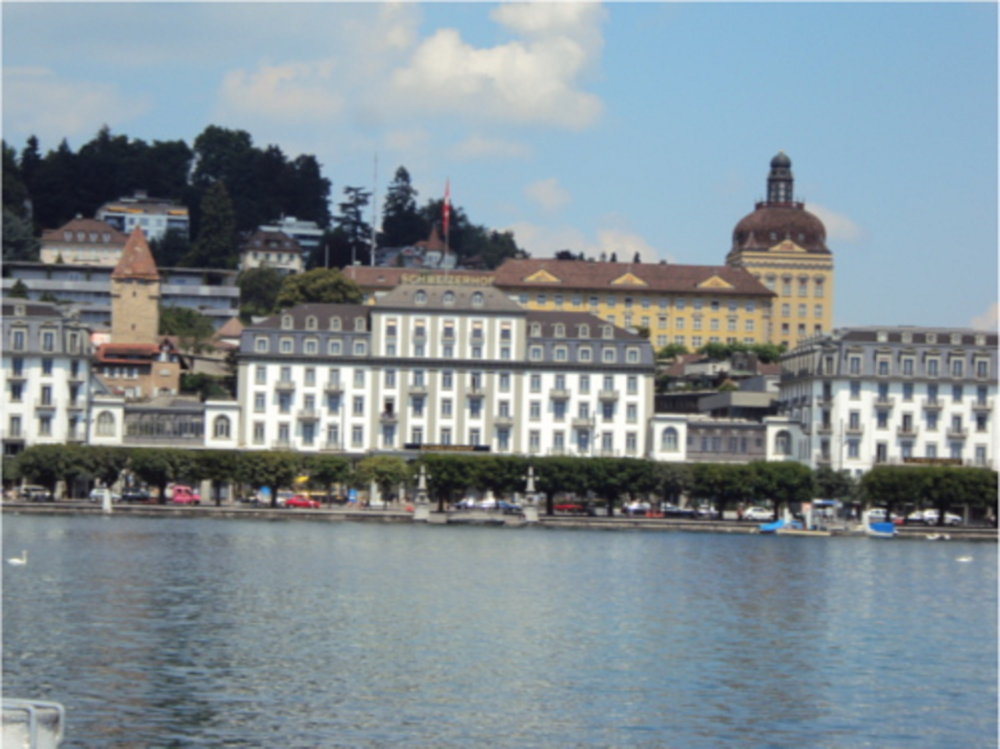
%> input picture XLA_NC/BaoCao/BaoCao/Code/Code8_4_2/1.jpg, 2000 x 1497 px (shown at 1/2 size)
$ octave code8_4_2.m   (GNU Octave 9; MATLAB toolbox functions it lacks are replaced by stand-ins)
%> lines starting %> are read from the running program, lines starting %| are printed output that depends on the picture
clear;clc;
%%%%%%%%%%%%%%%%%%input images, tectonic image pyramid, save an array
tic
fprintf(' input images, tectonic image pyramid,...');
level = 3;
T0 = uint8([]); T = uint8([]);
%%%%%%%%%%%%%%%%%%%%%%
i1 = imread('1.jpg'); T0(:, :, :, 1) = i1;
%> further down, i1 is the input picture: size 1497x2000x3 uint8; mean R, G, B 130.3, 142.6, 149.3
i2 = imread('2.jpg'); T0(:, :, :, 2) = i2;
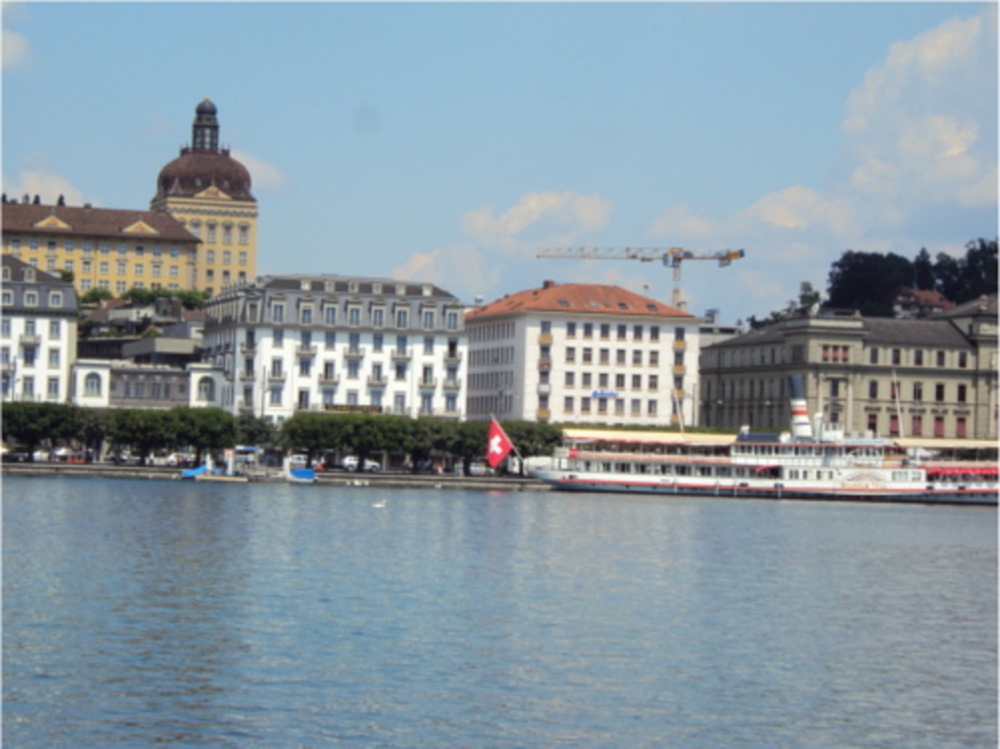
%> input picture XLA_NC/BaoCao/BaoCao/Code/Code8_4_2/2.jpg, 2000 x 1497 px (shown at 1/2 size)
%> further down, i2 is the input picture: size 1497x2000x3 uint8; mean R, G, B 137.3, 152.5, 161.9
i3 = imread('3.jpg'); T0(:, :, :, 3) = i3;
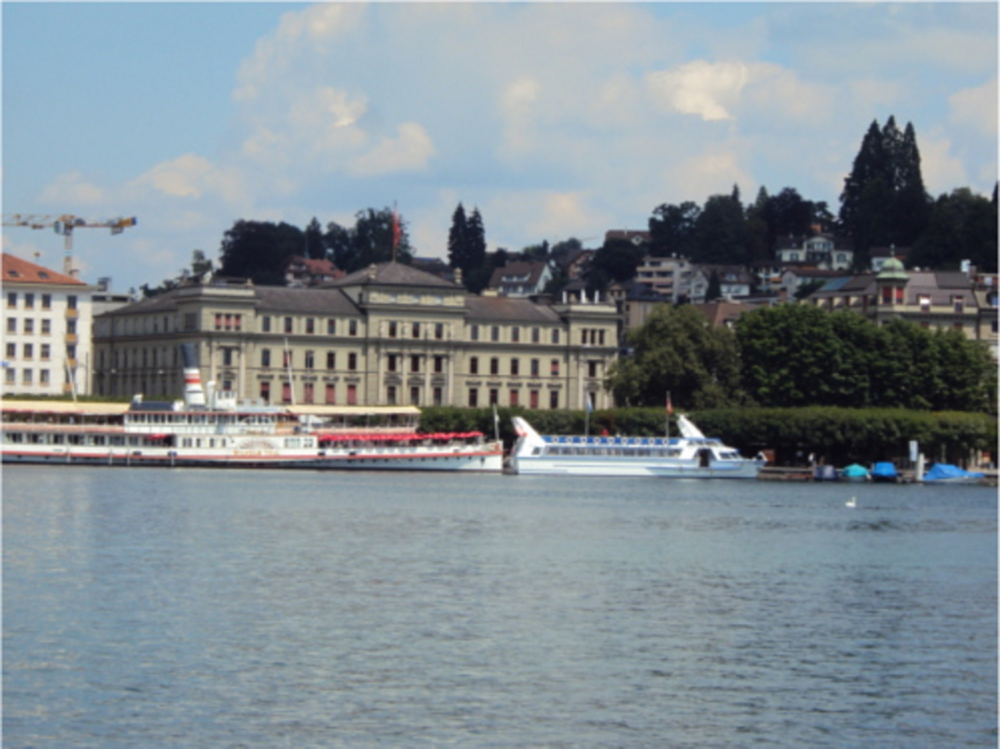
%> input picture XLA_NC/BaoCao/BaoCao/Code/Code8_4_2/3.jpg, 2000 x 1497 px (shown at 1/2 size)
%> further down, i3 is the input picture: size 1497x2000x3 uint8; mean R, G, B 128.8, 139.4, 145.9

% [5 lines of commented-out code are left out]
[h, w, d] = size(T0(:, :, :, 1)); % % %same image size is required
%> h = 1497; w = 2000; d = 3
% [T,Terr]=multi_resolution(T0,level);
T = multi_resolution(T0, level);
toc
% %%%%%%%%%%%%%%%%%%%%% calculate offset through phase correlation
tic
fprintf(' calculate offset through phase correlation..');
M = 3; % % number of images
% L=M*w;%% total length of images
for N = 1:M

    if N < M [i, j] = poc_2pow(T(:, :, :, N), T(:, :, :, N + 1));
    elseif N == M [i, j] = poc_2pow(T(:, :, :, N), T(:, :, :, 1));
    end

    coor_shift(N, 1) = i;
    coor_shift(N, 2) = j;
end
%> this loop made 3 passes
%> pass 1, in poc_2pow, `imageL = rgb2gray(imageL)`:
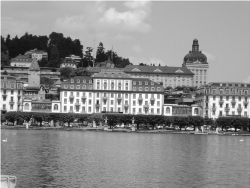
%> imageL: size 188x250 uint8; min 7, max 255, mean 139.8
%> pass 1, in poc_2pow, `imageR = rgb2gray(imageR)`:
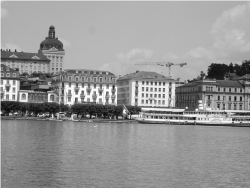
%> imageR: size 188x250 uint8; min 12, max 253, mean 149.2
%> pass 1, in poc_2pow, `[imageL, t1] = edge(imageL, 'canny', [], 1.2);`:
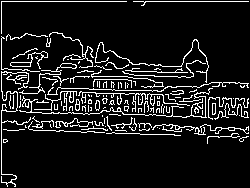
%> imageL: size 188x250 logical; 10.4% white in thin lines or dots
%> pass 1, in poc_2pow, `[imageR, t2] = edge(imageR, 'canny', [], 1.2);`:
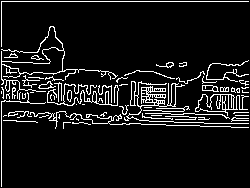
%> imageR: size 188x250 logical; 8.7% white in thin lines or dots
%> after the loop, coor_shift = [0 107; 0 99; 11 83]

coor_shift = coor_shift * 2^level; % % % convert the offsets in the pyramid hierarchy to the offset of the original
%> coor_shift = [0 856; 0 792; 88 664]
toc
%%%%%%%%%%%%%%%%% Transform to cylindrical coordinate system
tic
fprintf(' Transform to cylindrical coordinate system..');
f = sqrt(h^2 + w^2);
%> f = 2498.2
[T1, coor_shift02] = coortransf(T0, f, coor_shift);
% [27 lines not run here, left out]
function T = multi_resolution(Xb, n)
    % multiresolution decomposition
    [r1, c1, d1, N] = size(Xb);

    for i = 1:N
        Xb(:, :, 1, N) = filter2(fspecial('gaussian'), Xb(:, :, 1, N)); % %Default parameters of Gaussian filter [3 3]?
        sigma = 0.5
        Xb(:, :, 2, N) = filter2(fspecial('gaussian'), Xb(:, :, 2, N));
        Xb(:, :, 3, N) = filter2(fspecial('gaussian'), Xb(:, :, 3, N));
    end

    step = 2^n;

    for i = 1:step:r1
        for j = 1:step:c1
            T((i + step - 1) / step, (j + step - 1) / step, :, :) = Xb(i, j, :, :);
        end
    end
end

function [dis, dm] = poc_2pow(imageL, imageR);
    %% phase correlation algorithm
    % imageL=image1;
    % imageR=image2;
    [H1, W1, d1] = size(imageL);
    [H2, W2, d2] = size(imageR);
    if d1 == 3 imageL = rgb2gray(imageL);
    end %%%grayscale
    if d2 == 3 imageR = rgb2gray(imageR);
    end
    % extract the binary outlines of the 2-exponential histogram
    [imageL, t1] = edge(imageL, 'canny', [], 1.2); % % % %sigma=1.2(Default 1)
    [imageR, t2] = edge(imageR, 'canny', [], 1.2); % % % % auto select the threshold value
    Xb = imageL; Yb = imageR;
    %2-exponential histogram
    for i = 5:11
        index2 = 2^i;
        if index2 <= H1 && index2 <= W1 h1 = index2;
        end
        if index2 <= H2 && index2 <= W2 h2 = index2;
        end
    end

    % minhw1=min(h1,w1);
    % minhw2=min(h2,w2);
    minhw1 = h1; minhw2 = h2;
    offset1 = round((H1 - minhw1) / 2);
    offset2 = round((H2 - minhw2) / 2);
    imageL = imageL(offset1:offset1 + minhw1 - 1, W1 - minhw1 + 1:W1); % % %choose right center in the left image
    imageR = imageR(offset2:offset2 + minhw2 - 1, 1:minhw2); % % % % choose left center in the right image
    % phase correlation algorithm for measuring offsets
    A = fft2(im2double(imageL)); %FFT in frequency domain
    B = fft2(im2double(imageR));
    AB = conj(A) .* (B); % % % conjugated convolution, equals to phase transformation
    modAB = abs(AB);
    %peak value??I?J?save peak coordinates which are offsets
    COR = ifft2(AB); % % %unnormalize, reverse transformation for coeerlation
    emin = 100000;
    % for i=1:10
    [maxC, sorti] = max(COR);
    [C, J] = max(maxC);
    I = sorti(J);

    if I < 20 dis = I;
    elseif H2 - I < 20 dis = (I - H2);
    else dis = 0;
    end
    dm = J;
end

function [T1, coor_shift02] = coortransf(T0, f, coor_shift)
%> called with f = 2498.2, coor_shift = [0 856; 0 792; 88 664]
    %%transformation from image coordinate to cylindrical coordinate
    %transform input image sequence T0 with focal length f
    coor_shift02 = coor_shift; % % % % the first dimension (row values) stay unchanged and the second dimension (column values) update after mapping
%> coor_shift02 = [0 856; 0 792; 88 664]
    [H, W, r, N] = size(T0);
%> H = 1497; W = 2000; r = 3
    w2f = W / 2 / f;
%> w2f = 0.4
    h2 = H / 2;
%> h2 = 748.5
    constant2 = f * atan(W / (2 * f));
%> constant2 = 951.2
    constant1 = h2;
%> constant1 = 748.5
%> the run ends on the next line

    for y = 1:W % % % % % % columns
        angle = atan(y / f - w2f); % % % %atan((y-W/2)/f);
        y1 = uint16(f * angle + constant2);
        if y1 == 0 y1 = 1; end
        for x = 1:H % % % % % % % % % % % % rows
            x1 = uint16((x - h2) * cos(angle) + constant1);
            if x1 == 0 x1 = 1;
            end
            if r == 3 % % % % % % % % % % % % %color image
                for n = 1:N % % % % % % % % %
                    if (y == coor_shift(n, 2)) coor_shift02(n, 2) = y1;
                    end %%%corresponding offsets
                    T1(x1, y1, :, n) = T0(x, y, :, n); % % % % mapping of points
                end
            elseif r == 1
            end
        end

    end

    [h, w, a, N] = size(T1);
    for i = 1:60
        for j = 1:w
            if (T1(i, j, :, :) == 0)
                T1(i, j, :, :) = 255;
            end

            if (T1(h - i, j, :, :) == 0)
                T1(i, j, :, :) = 255;
            end
        end

    end
end
